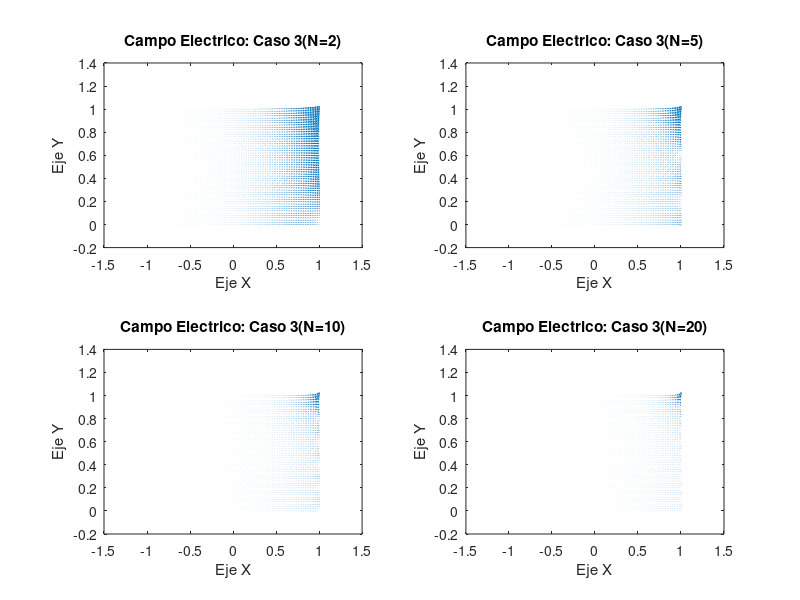

MATLAB code for this plot:
%Cartesianas, Ejercicio 1 - Caso 2

a=1;
b=1;
X=-a:0.02:a;
Y=0:0.02:b;
[x,y]= meshgrid(X,Y);

V2=0;
N=2;
for n= 1:N
  f=@(y) (atan(y/a).*sin(pi*n*y/b));
  Fn=(2./(b.*exp(n*pi*a/b))).*integral(f,0,b);
  z= Fn.*exp(pi.*n*x/b).*sin(pi.*n*y/b);
  V2=z+V2;
  [E2x,E2y]=gradient(-V2);
endfor
subplot(2,2,1)
quiver(x,y,E2x,E2y)
xlabel('Eje X')
ylabel('Eje Y')
title('Campo Electrico: Caso 3(N=2)')

V5=0;
N=5;
for n= 1:N
  f=@(y) (atan(y/a).*sin(pi*n*y/b));
  Fn=(2./(b.*exp(n*pi*a/b))).*integral(f,0,b);
  z= Fn.*exp(pi.*n*x/b).*sin(pi.*n*y/b);
  V5=z+V5;
  [E5x,E5y]=gradient(-V5);
endfor
subplot(2,2,2)
quiver(x,y,E5x,E5y)
xlabel('Eje X')
ylabel('Eje Y')
title('Campo Electrico: Caso 3(N=5)')

V10=0;
N=10;
for n= 1:N
  f=@(y) (atan(y/a).*sin(pi*n*y/b));
  Fn=(2./(b.*exp(n*pi*a/b))).*integral(f,0,b);
  z= Fn.*exp(pi.*n*x/b).*sin(pi.*n*y/b);
  V10=z+V10;
  [E10x,E10y]=gradient(-V10);
endfor
subplot(2,2,3)
quiver(x,y,E10x,E10y)
xlabel('Eje X')
ylabel('Eje Y')
title('Campo Electrico: Caso 3(N=10)')

V20=0;
N=20;
for n= 1:N
  f=@(y) (atan(y/a).*sin(pi*n*y/b));
  Fn=(2./(b.*exp(n*pi*a/b))).*integral(f,0,b);
  z= Fn.*exp(pi.*n*x/b).*sin(pi.*n*y/b);
  V20=z+V20;
  [E20x,E20y]=gradient(-V20);
endfor
subplot(2,2,4)
quiver(x,y,E20x,E20y)
xlabel('Eje X')
ylabel('Eje Y')
title('Campo Electrico: Caso 3(N=20)')